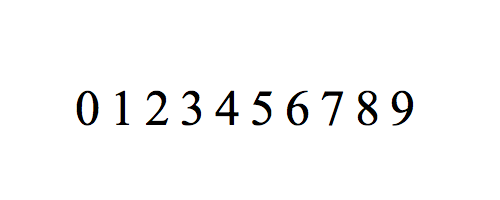
#> input picture traindata/TNR_numbers.png, 500 x 200 px, found by its file name; its folder holds only this picture in this run
$ python train.py   (Python 2 division)
#> lines starting #> are read from the running program, lines starting #| are printed output that depends on the picture; after the words box and inside, x2 and y2 are one past the last pixel; in counts of white or black regions, pixels touching at a corner belong together
### contour_helper.py
# contour_helper.py
# Helper functions for dealing with contours
# Contributors: Kyla, Edrienne, Yash

import cv2
import math
import numpy as np


def sortContoursUpperLeftToLowerRight(contour):
    """
	Method used to sort contours from left to right, top to bottom
	:param contour:
	:return: Score used to sort contours
	"""
    mom1 = cv2.moments(contour)
    x, y = 0, 0 # centroid
    if mom1["m00"] != 0:
        x = int(mom1["m10"] / mom1["m00"])
        y = int(mom1["m01"] / mom1["m00"])

    tolerance_factor = 100
    value = value = ((y // tolerance_factor) * tolerance_factor) * 100 + x

    return value

# [76 lines left out: functions detectTittles, getDistanceBetween, getMeanDistanceBetweenContours, getIndexOfTittle, not called in this run]

### train.py
# train.py
# Given training images, Produces training data and classification files for A-Z, 0-9 characters.
# Contributors: Kyla (main), Edrienne

import os
import numpy as np
import cv2
import contour_helper as help

# Constants
MIN_CONTOUR_AREA = 100
RESIZED_IMAGE_WIDTH = 20
RESIZED_IMAGE_HEIGHT = 30

CLASSIFICATION_FILENAME = 'classification_labels.txt'
TRAINING_DATA_FILENAME = 'training_data.txt'
TRAIN_DATA_DIR = ".\\traindata"

# Flags
showImages = False # whether to cv2.imshow() the results
showContourOrder = False # whether to show order of contours being classified
checkForTittles = False # Keep False until lowercase letters trained

# Classification Labels
lowercase_labels = [ord('a'), ord('b'), ord('c'), ord('d'), ord('e'), ord('f'), ord('g'), ord('h'), ord('i'), ord('j'),
	ord('k'), ord('l'), ord('m'), ord('n'), ord('o'), ord('p'), ord('q'), ord('r'), ord('s'), ord('t'),
	ord('u'), ord('v'), ord('w'), ord('x'), ord('y'), ord('z')]
uppercase_labels = [ord('A'), ord('B'), ord('C'), ord('D'), ord('E'), ord('F'), ord('G'), ord('H'), ord('I'), ord('J'),
	ord('K'), ord('L'), ord('M'), ord('N'), ord('O'), ord('P'), ord('Q'), ord('R'), ord('S'), ord('T'),
	ord('U'), ord('V'), ord('W'), ord('X'), ord('Y'), ord('Z')]
numbers_labels = [ord('0'), ord('1'), ord('2'), ord('3'), ord('4'), ord('5'), ord('6'), ord('7'), ord('8'), ord('9')]


def classifyImage(trainingImageName, classificationArray):
	"""
	Produce training data and classification files given filename and classification array
	:param trainingImageName:
	:param classificationArray:
	"""
#> called with trainingImageName = '.\\traindata/TNR_numbers.png'
	# open or create classification and training data files
	classificationFile = file(CLASSIFICATION_FILENAME, 'a')
	trainingDataFile = file(TRAINING_DATA_FILENAME, 'a')

	# read in training image and apply preprocessing functions
	trainingImg = cv2.imread(trainingImageName)
#> trainingImg is the input picture: shape (200, 500, 3); mean B, G, R 248.5, 248.5, 248.5
	grayImg = cv2.cvtColor(trainingImg, cv2.COLOR_BGR2GRAY)
	blurImg = cv2.blur(grayImg,(5,5))
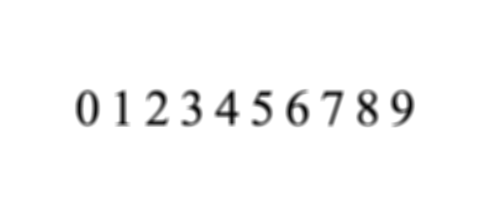
#> blurImg: shape (200, 500); min 4, max 255, mean 248.5
	threshImg = cv2.adaptiveThreshold(blurImg, 255, cv2.ADAPTIVE_THRESH_GAUSSIAN_C, cv2.THRESH_BINARY_INV, 11, 2)
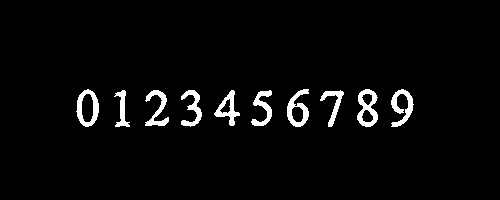
#> threshImg: shape (200, 500); 3.5% white; 10 white regions

	# find and sort contours
	contours, hierarchy = cv2.findContours(threshImg.copy(), cv2.RETR_EXTERNAL, cv2.CHAIN_APPROX_SIMPLE)
#> contours = 10 contours; largest, box (x1, y1, x2, y2) and area: (76, 89, 99, 127) 616, (357, 89, 378, 127) 546, (287, 89, 309, 127) 476, (214, 90, 240, 126) 361, (391, 89, 414, 127) 316
	contours.sort(key=lambda x: help.sortContoursUpperLeftToLowerRight(x))

	# declare empty array with size equal to number of training data samples
	trainingdata = np.empty((0, RESIZED_IMAGE_WIDTH * RESIZED_IMAGE_HEIGHT))

	# find contours that have a tittle on top (i's or j's)
	if checkForTittles:
		lettersWithTittles = []
		tittles = []
		for i in range(len(contours)-1):
			if help.detectTittles(contours[i], contours[i+1]):
				lettersWithTittles.append(contours[i])
				tittles.append(contours[i+1])

	# add appropriate contours to training data
	for contour in contours:
			if cv2.contourArea(contour) > MIN_CONTOUR_AREA:
				# get bounding rect for current contour
				[intX, intY, intW, intH] = cv2.boundingRect(contour)

				if checkForTittles and help.getIndexOfTittle(contour, lettersWithTittles) > -1:
					index = help.getIndexOfTittle(contour, lettersWithTittles)
					if index > -1:
						# get dimensions of tittle and use to draw rect and grab letter
						[tX, tY,tWidth, tHeight] = cv2.boundingRect(tittles[index])
						additionalHeight = intY - (tY + tHeight)

						cv2.rectangle(trainingImg,(intX, tY),(intX + intW, tY + intH + tHeight + additionalHeight),(255, 0, 0),1)
						contourImg = threshImg[intY:intY + intH + tHeight + additionalHeight, intX:intX + intW]
				else:
					# draw rect and grab letter
					cv2.rectangle(trainingImg, (intX, intY), (intX + intW, intY + intH), (255, 0, 255), 1)
					contourImg = threshImg[intY:intY + intH, intX:intX + intW]

				# resize image and show on original
				contourImgResized = cv2.resize(contourImg, (RESIZED_IMAGE_WIDTH, RESIZED_IMAGE_HEIGHT))
				if showImages:
					cv2.imshow(trainingImageName + " thresh		olded", threshImg)
					cv2.imshow(trainingImageName, trainingImg)

				# flatten contour to 1D and append to training data
				contourImgFlatten = contourImgResized.reshape((1,RESIZED_IMAGE_WIDTH * RESIZED_IMAGE_HEIGHT))
				trainingdata = np.append(trainingdata, contourImgFlatten,0)

				# show order that contours are classified
				if showImages and showContourOrder:
					cv2.imshow(trainingImageName, trainingImg)
					cv2.waitKey(0)
#> this loop made 10 passes
#> (intX, intY, intW, intH) on passes 1 to 10: (76, 89, 23, 38), (114, 90, 16, 37), (145, 90, 24, 36), (181, 90, 21, 37), (214, 90, 26, 36), (251, 90, 21, 36), (287, 89, 22, 38), (320, 90, 24, 37), (357, 89, 21, 38), (391, 89, 23, 38)
#> pass 1, in classifyImage, `contourImgResized = cv2.resize(contourImg, (RESIZED_IMAGE_WIDTH, RESIZ..`:
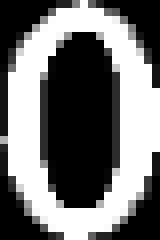
#> contourImgResized: shape (30, 20) (shown 8 times larger); min 0, max 255, mean 114.6
#> pass 2, in classifyImage, `contourImgResized = cv2.resize(contourImg, (RESIZED_IMAGE_WIDTH, RESIZ..`:
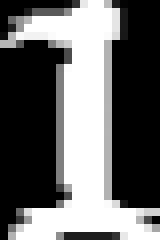
#> contourImgResized: shape (30, 20) (shown 8 times larger); min 0, max 255, mean 102.8
#> pass 3, in classifyImage, `contourImg = threshImg[intY:intY + intH, intX:intX + intW]`:
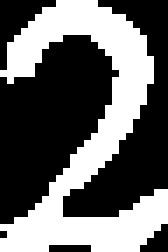
#> contourImg: shape (36, 24) (shown 7 times larger); 40.4% white; 1 white region, box (x1, y1, x2, y2) and area: (0, 0, 24, 36) 349
#> after the loop:
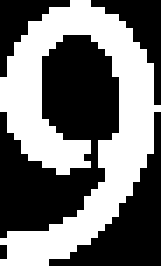
#> contourImg: shape (38, 23) (shown 7 times larger); 44.9% white; 1 white region, box (x1, y1, x2, y2) and area: (0, 0, 23, 38) 392
#> after the loop:
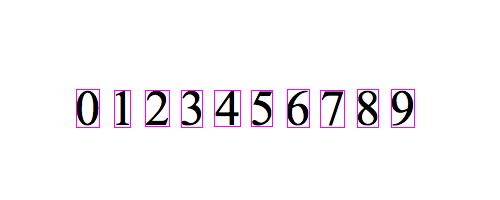
#> trainingImg: shape (200, 500, 3); 1.18% of pixels changed, all inside (x1, y1, x2, y2) = (76, 89, 415, 128)

	# convert classifications list of ints to numpy array of floats
	floatClassifications = np.array(classificationArray, np.float32)

	# flatten to 1d
	flatClassifications = floatClassifications.reshape((floatClassifications.size, 1))

	# save classification and training data
	np.savetxt(classificationFile, flatClassifications)
	classificationFile.close()

	np.savetxt(trainingDataFile, trainingdata)
	trainingDataFile.close()

	# remove windows from memory
	cv2.waitKey(0)
	cv2.destroyAllWindows()
	print "Training complete: %s" % trainingImageName

	return


def main():
	""" Classifies training data images with uppercase and number labels """

	open(CLASSIFICATION_FILENAME, 'w').close()
	open(TRAINING_DATA_FILENAME, 'w').close()

	for file in os.listdir(os.path.expanduser(TRAIN_DATA_DIR)):
		label = []
		if file.endswith("_uppercase.png"):
			label = uppercase_labels
		elif file.endswith("_numbers.png"):
			label = numbers_labels
		else:
			continue

		filePath = os.path.join(TRAIN_DATA_DIR, file)
		classifyImage(filePath, label)

	return

if __name__ == "__main__":
	main()

$ run again, on traindata/arial_uppercase.png
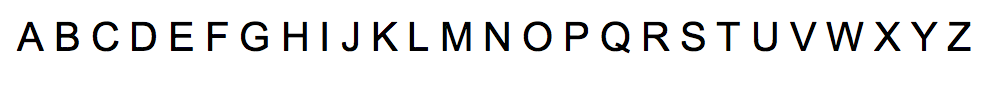
#> input picture traindata/arial_uppercase.png, 1000 x 100 px, found by its file name
#> in classifyImage, trainingImg is the input picture: shape (100, 1000, 3); mean B, G, R 236.2, 236, 236.1
#> in classifyImage, `threshImg = cv2.adaptiveThreshold(blurImg, 255, cv2.ADAPTIVE_THRESH_GA..`:
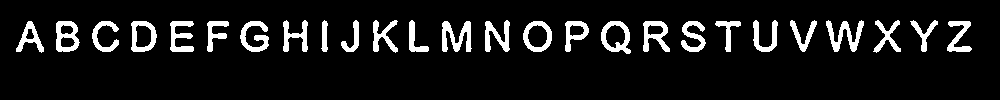
#> threshImg: shape (100, 1000); 9.4% white; 26 white regions
#> contours = 26 contours; largest, box (x1, y1, x2, y2) and area: (601, 21, 631, 54) 709, (523, 21, 552, 52) 679, (131, 21, 157, 52) 637, (56, 21, 80, 52) 588, (643, 21, 670, 52) 477
#> the loop in classifyImage, `for contour in contours:` made 26 passes
#> (intX, intY, intW, intH) on passes 1 to 8: (16, 21, 28, 32), (56, 21, 24, 31), (92, 21, 27, 31), (131, 21, 26, 31), (170, 21, 24, 31), (207, 21, 22, 31), (240, 21, 29, 31), (283, 20, 25, 32)
#> after the loop in classifyImage, `for contour in contours:`:
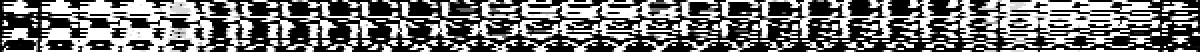
#> trainingdata: shape (26, 600) float64 (shown 2 times larger); min 0, max 255, mean 115.8

$ run again, on traindata/bradleyhand_numbers.png
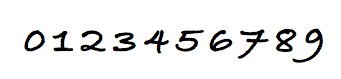
#> input picture traindata/bradleyhand_numbers.png, 341 x 79 px, found by its file name
#> in classifyImage, trainingImg is the input picture: shape (79, 341, 3); mean B, G, R 235.2, 235.1, 235.1
#> in classifyImage, `threshImg = cv2.adaptiveThreshold(blurImg, 255, cv2.ADAPTIVE_THRESH_GA..`:
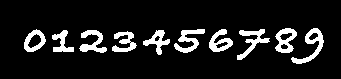
#> threshImg: shape (79, 341); 10.9% white; 10 white regions
#> contours = 10 contours; largest, box (x1, y1, x2, y2) and area: (275, 28, 297, 53) 348, (291, 28, 324, 64) 342, (24, 29, 46, 52) 325, (209, 29, 233, 52) 276, (237, 29, 270, 60) 264
#> the loop in classifyImage, `for contour in contours:` made 10 passes
#> (intX, intY, intW, intH) on passes 1 to 8: (24, 29, 22, 23), (52, 30, 22, 22), (79, 30, 28, 23), (112, 31, 25, 21), (143, 30, 27, 25), (174, 29, 31, 24), (209, 29, 24, 23), (237, 29, 33, 31)
#> after the loop in classifyImage, `for contour in contours:`:
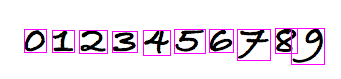
#> trainingImg: shape (79, 341, 3); 3.83% of pixels changed, all inside (x1, y1, x2, y2) = (24, 28, 325, 65)
